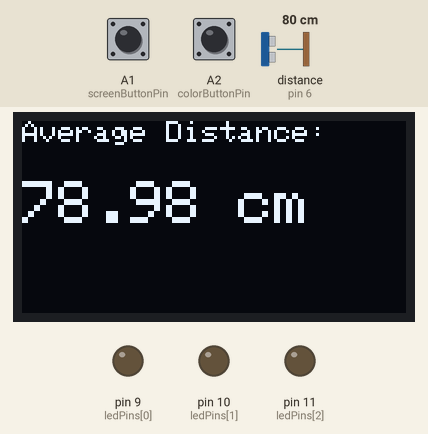
This sketch was run on a simulated Arduino Uno, built with avr-gcc and run on an emulated ATmega328P. On the bench: 128×64 one-colour display, output pins drawn as LEDs (lit = HIGH). Wiring (inferred from the names in the program): ultrasonic range finder: trigger pin 7; echo pin 6. The inputs (shaded band) are chosen by the test bench; at power-on: distance to the obstacle (sensor on pin 6) 80 cm, A1 (screenButtonPin) HIGH, A2 (colorButtonPin) HIGH. The echo pulse lasts 58.3 µs per cm; pins used as bus, display or sensor lines are not drawn.

Above: at 1.2 s.
1.3 s: distance to the obstacle (sensor on pin 6) set to 35 cm
At 1.81 s:
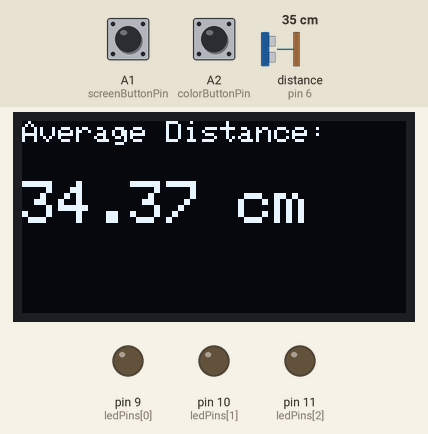
3.7 s: A1 (screenButtonPin) pulled LOW for 0.15 s
At 4.9 s:
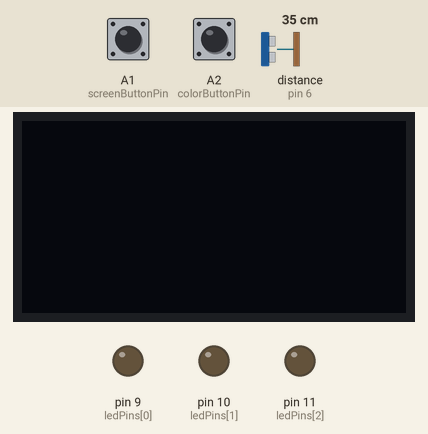
5.3 s: A2 (colorButtonPin) pulled LOW for 0.15 s
At 6.2 s:
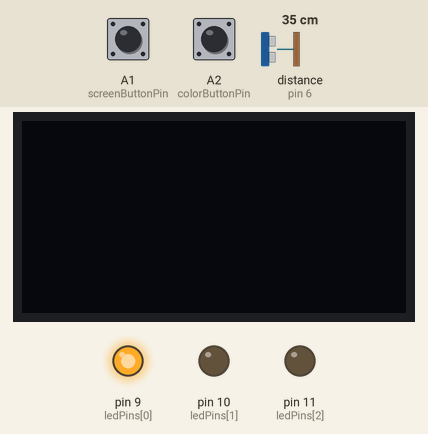
6.9 s: A2 (colorButtonPin) pulled LOW for 1 s
At 7.9 s:
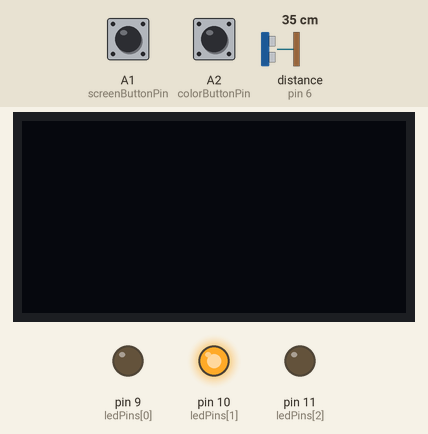
9.4 s: A2 (colorButtonPin) pulled LOW for 0.15 s
At 10.6 s:
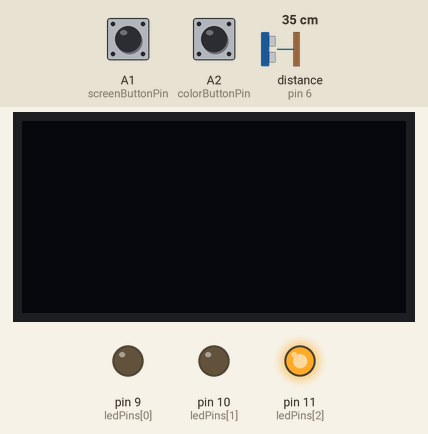
11.0 s: A1 (screenButtonPin) pulled LOW for 1 s
At 11.64 s:
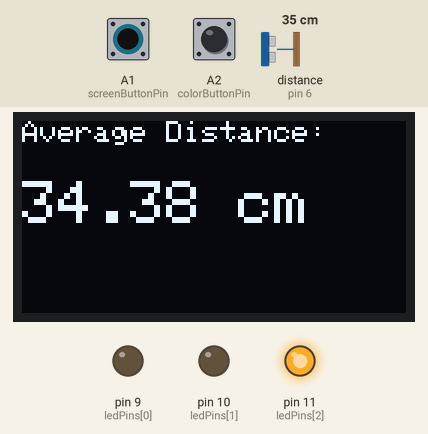
Timing chart, 0 to 13.6 s (numbered marks = the images above; inputs shaded):
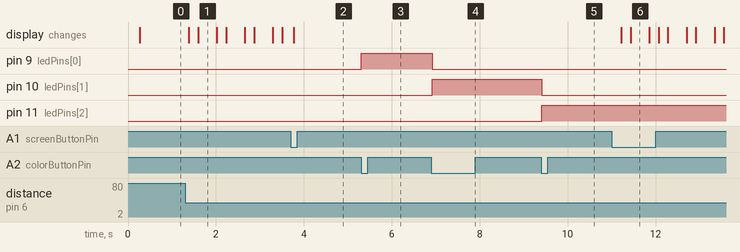

Measured:
- after the input at 1.3 s, the display: first changes after 0.09 s (image 1 shows a later state)
- after the input at 3.7 s, the display: changes after 0.07 s (image 2)
- after the input at 5.3 s, pin 9 (ledPins[0]): LOW → HIGH at once
- after the input at 6.9 s, pin 9 (ledPins[0]): HIGH → LOW at once; pin 10 (ledPins[1]): LOW → HIGH at once
- after the input at 9.4 s, pin 10 (ledPins[1]): HIGH → LOW at once; pin 11 (ledPins[2]): LOW → HIGH at once
- after the input at 11.0 s, the display: first changes after 0.22 s (image 6 shows a later state)
- what the display in image 1 shows lasts 0.4 s, from 1.6 s to 2.0 s

The sketch:

oled-distance-display.ino
```cpp
#include <Adafruit_SSD1306.h>

Adafruit_SSD1306 display(128, 64, &Wire, -1);

const int colorButtonPin  = A2;
const int screenButtonPin = A1;
const int trigPin = 7;
const int echoPin = 6;
int ledPins[3] = { 9, 10, 11 };

const int presenceLimit = 100;
const int NUM_READINGS  = 5;
float readings[NUM_READINGS];

int lastColorButton  = 1;
int lastScreenButton = 1;
int currentLed = 0;
bool isOn = true;

void ledState(int state) {
  if (state != 0 && state != 1) return;
  for (int i = 0; i < 3; i++) {
    digitalWrite(ledPins[i], state);
  }
}

float readDistance() {
  digitalWrite(trigPin, LOW);
  delayMicroseconds(2);
  digitalWrite(trigPin, HIGH);
  delayMicroseconds(10);
  digitalWrite(trigPin, LOW);
  long t = pulseIn(echoPin, HIGH, 30000);
  return (t * 0.034) / 2;
}

float averageDistance() {
  float results = 0;
  for (int i = 0; i < NUM_READINGS; i++) {
    readings[i] = readDistance();
    delay(30);
  }
  for (int i = 0; i < NUM_READINGS; i++) {
    results += readings[i];
  }
  return results / NUM_READINGS;
}

void displayOLED(float d) {
  display.clearDisplay();
  display.setTextSize(1);
  display.setCursor(0, 0);
  display.print("Average Distance:");
  display.setTextSize(2);
  display.setCursor(0, 20);
  display.print(d);
  display.print(" cm");
  display.display();
}

void screenOff() {
  display.clearDisplay();
  display.display();
}

void handleColorButton() {
  int currentButton = digitalRead(colorButtonPin);
  if (currentButton == 0 && lastColorButton == 1) {
    ledState(0);
    digitalWrite(ledPins[currentLed], HIGH);
    currentLed++;
    if (currentLed > 2) currentLed = 0;
  }
  lastColorButton = currentButton;
}

void handleScreenButton() {
  int currentButton = digitalRead(screenButtonPin);
  if (currentButton == 0 && lastScreenButton == 1) isOn = !isOn;
  lastScreenButton = currentButton;
}

void setup() {
  Serial.begin(115200);
  display.begin(SSD1306_SWITCHCAPVCC, 0x3C);
  display.setTextColor(SSD1306_WHITE);
  screenOff();
  pinMode(trigPin, OUTPUT);
  pinMode(echoPin, INPUT);
  for (int i = 0; i < 3; i++) {
    pinMode(ledPins[i], OUTPUT);
  }
  pinMode(colorButtonPin, INPUT_PULLUP);
  pinMode(screenButtonPin, INPUT_PULLUP);
}

void loop() {
  handleColorButton();
  handleScreenButton();
  if (isOn) {
    float d = averageDistance();
    if (d > 0 && d <= presenceLimit) {
      displayOLED(d);
    } else {
      screenOff();
    }
  } else {
    screenOff();
  }
  delay(20);
}
```
